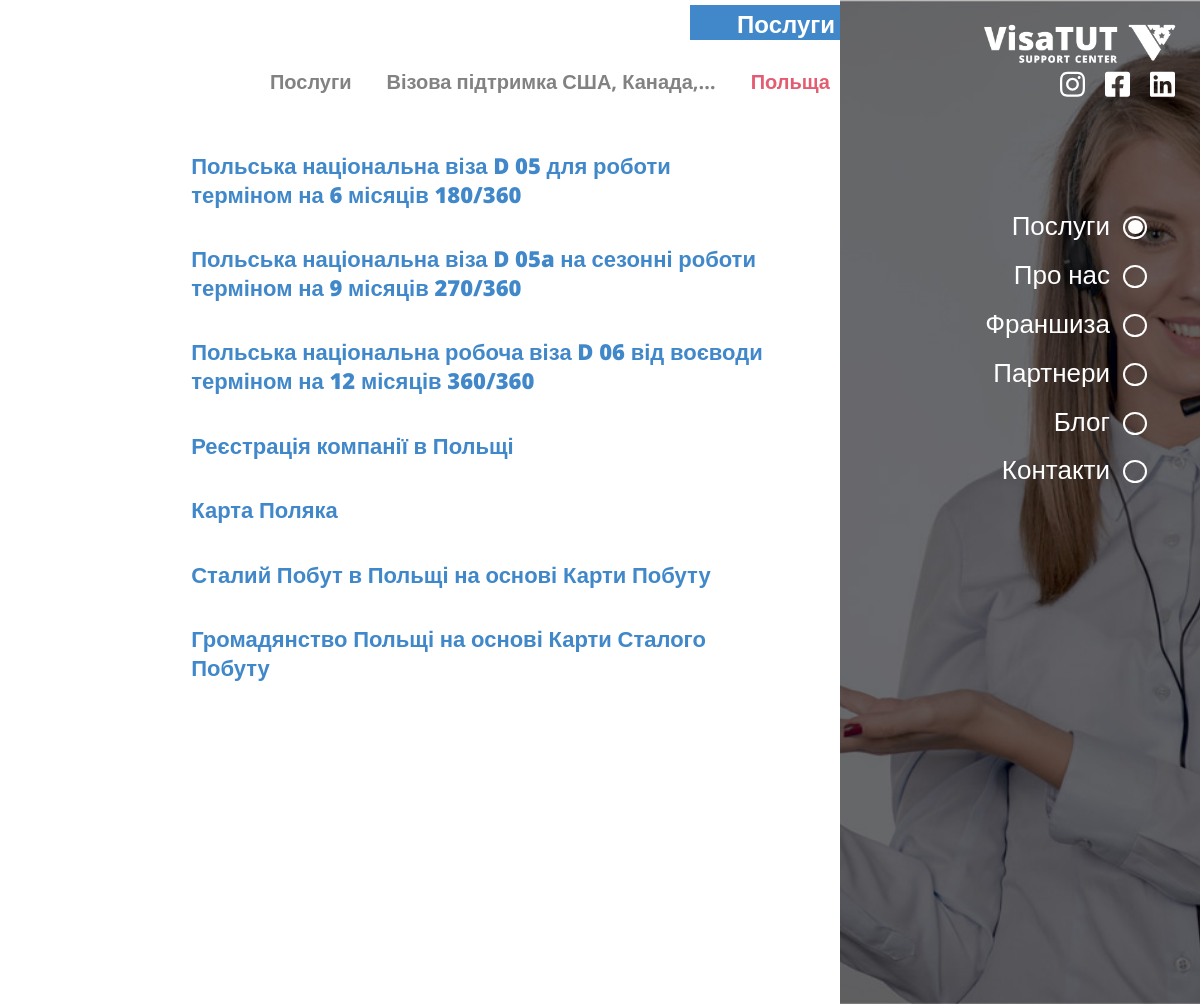
/services/2/2/, run on the app's committed database.
### project/service/models.py (models this page shows, shortened)
class ServiceCategory(MetaData):
    title           = models.CharField(verbose_name=('Назва'), max_length=255, blank=True, null=True)
    image       = models.ImageField(verbose_name=("Зображення"), blank=True, null=True, upload_to='service_category/')
    updated         = models.DateTimeField(verbose_name='Змінено', auto_now=True)
    def __str__(self):
        return f'{self.title}'
    class Meta:
        verbose_name = ('Категорія послуг')
        verbose_name_plural = ('Категорії послуг')

class Country(MetaData):
    title           = models.CharField(verbose_name=("Назва"), max_length=255, blank=True, null=True,)
    image           = models.ImageField(verbose_name=("Зображення"), blank=True, null=True, upload_to='country/')
    categories      = models.ManyToManyField(verbose_name=("Категорії послуг"), to='service.ServiceCategory', related_name='countries', blank=True)
    updated         = models.DateTimeField(verbose_name='Змінено', auto_now=True)
    class Meta:
        verbose_name = 'Країна'
        verbose_name_plural = 'Країни'

class Service(MetaData):
    title           = models.CharField(verbose_name=('Заголовок'), max_length=255, blank=True, null=True,)
    countries       = models.ForeignKey(verbose_name=("Країна"), to="service.Country", on_delete=models.CASCADE, related_name='services', blank=True, null=True)
    header          = models.TextField(verbose_name=("Підзаголовок"), blank=True, null=True, max_length=1000)
    advantages      = HTMLField(verbose_name=("Переваги"),            blank=True, null=True)
    procedure       = HTMLField(verbose_name=("Процедура відкриття"), blank=True, null=True)
    addition        = HTMLField(verbose_name=("Додаткові вимоги"),    blank=True, null=True)
    updated         = models.DateTimeField(verbose_name='Змінено', auto_now=True)
    class Meta:
        verbose_name = 'Послуга країни'
        verbose_name_plural = 'Послуги країн'

### project/views.py (the view)
# urls.py: path('services/<country_pk>/<service_category_pk>/',            services,     name='services'),
def services(request, country_pk, service_category_pk):
    country             = Country.objects.get(pk=country_pk)
    country_services    = Service.objects.filter(countries__id__in=[country.pk,])
    service_category    = ServiceCategory.objects.get(pk=service_category_pk)
    return render(request, 'services.html', locals())

### templates/services.html (shortened to what this page needs)
<!DOCTYPE html>
<html lang="en">
<head>
	<link rel="stylesheet" href="/static/css/jquery.fancybox.min.css">
	<link rel="stylesheet" href="/static/css/style.css?v=2">
</head>
<body class="services_fixed">
	<div class="nav-bar">
		<a class="logo_link" href="#">
			<div class="logo-wrap">
				<img src="/static/img/logo.png" alt="">
			</div>
		</a>
		<div class="hidden_nav-bar">
			<div data-index="2" data-menuanchor="secondPage" class="hidden_name slide psevdo_link">
				<div class="psevdo_point">
					<div class="psevdo_sub-point psevdo_sub-point_active">
					</div>
				</div>
				<a href="#secondPage">
					Послуги
				</a>
			</div>
			<div data-index="3" data-menuanchor="3thPage" class="hidden_name slide psevdo_link">
				<div class="psevdo_point">
					<div class="psevdo_sub-point">
					</div>
				</div>
				<a href="#3thPage">
					Про нас
				</a>
			</div>
			<div data-index="4" data-menuanchor="4thpage" class="hidden_name slide psevdo_link">
				<div class="psevdo_point">
					<div class="psevdo_sub-point">
					</div>
				</div>
				<a href="#4thpage">
					Франшиза
				</a>
			</div>
			<div data-index="5" data-menuanchor="5thpage" class="hidden_name slide psevdo_link">
				<div class="psevdo_point">
					<div class="psevdo_sub-point">
					</div>
				</div>
				<a href="#5thpage">
					Партнери
				</a>
			</div>
			<div data-index="6" data-menuanchor="6thpage" class="hidden_name slide psevdo_link">
				<div class="psevdo_point">
					<div class="psevdo_sub-point">
					</div>
				</div>
				<a href="#6thpage">
					Блог
				</a>
			</div>
			<div data-index="7" data-menuanchor="7thpage" class="hidden_name slide psevdo_link">
				<div class="psevdo_point">
					<div class="psevdo_sub-point">
					</div>
				</div>
				<a href="#7thpage">
					Контакти
				</a>
			</div>
		</div>
		  <div class="sociate-block">
			<div class="sociate-prof">
			</div>
			<div class="sociate-prof">
			</div>
			<div class="sociate-prof">
			</div>
		</div>
	</div>
		<section id="sect2" class="sect_name section sect2 services2">
			<div class="default-block">
				<div class="default-content">
					<div class="main__title">
						<h1 class="title_name">
							Послуги
						</h1>
					</div>
					<div class="mini-navigation-block">
						<div data-nav="nav1" data-scheme="101" class="nav_name nav_name_link nav_name_first">
							Послуги
						</div>
						<div data-scheme="{{ service_category.pk }}" class="nav_name nav_name_link">
							{{service_category|truncatechars_html:30}}
						</div>
						<div class="nav_name nav_name_active">
							{{ country.title|truncatechars_html:30 }}
						</div>
					</div>
					<div class="blog-block normalScroll">
					{% for service in country_services %}
						<a class="blog-prof_link" href="{% url 'service' country.pk service_category.pk service.pk %}">
							<div class="blog-prof">
								<div class="blog-img">
								</div>
								<div class="blog-text">
									<div class="blog__title">
										{{ service.title }}
									</div>
								</div>
							</div>
						</a>
					{% endfor %}
					</div>
				</div>
				<div class="default-image default-image-1">
				</div>
			</div>
		</section>
</body>
</html>

### static/css/style.css (style rules this page uses)
html { line-height:1.15;-webkit-text-size-adjust:100% }
body { margin:0 }
h1 { font-size:2em;margin:0.67em 0 }
a { background-color:transparent }
img { border-style:none }
@media (min-width: 996px) { body,html { overflow:hidden } }
.default-image { height:100vh }
.default-image-1 { background:url("../img/bg-2.jpg") no-repeat center top/cover }
.hidden_nav-bar { position:fixed;align-items:center;right:40px;top:300px;z-index:9999 }
.hidden_name { flex:1;color:#fff;font-size:26px;flex:1;text-align:right;margin-right:15px;cursor:pointer;margin-top:19px }
.hidden_name a { text-decoration:none;color:#fff }
body { position:relative }
.nav-bar { top:20px;right:20px;position:fixed;z-index:999 }
.logo-wrap { width:200px }
.logo-wrap img { width:100% }
.svg_soc { color:#fff;transform:all .2s;width:25px;cursor:pointer;margin-left:20px }
.sociate-block { display:flex;align-items:center;margin-left:60px }
.sociate-prof { transition:all .2s }
.sect_name { position:relative;height:100vh !important;overflow-x:hidden }
.logo_link { display:block;height:50px }
.sect2 { overflow:hidden }
.default-block { height:100vh;display:flex }
.default-content { background:#fff;position:relative;width:45%;overflow:hidden;transition:all .4s }
.default-image { width:55%;transition:all .4s }
.main__title { position:relative;display:flex;justify-content:flex-end }
.title_name { align-self:center;margin:0;color:#fff;text-align:right;font-size:1.5em;right:0;height:35px;width:150px;padding:5px 5px 0 0;background-color:#4088c9;color:#fff;text-align:right;font-size:1.5em;align-self:flex-end;margin-top:5px }
.mini-navigation-block { display:flex;align-items:center;justify-content:flex-end;margin:30px 0 }
.nav_name { cursor:pointer;color:#818281;font-size:20px;font-weight:700;text-align:center;transition:all .2s }
.nav_name_active { cursor:pointer;color:#e35c72;margin-right:10px }
@media (max-width: 1449px) { .default-content { width:60% } }
@media (max-width: 1449px) { .default-image { width:40% } }
.blog-block { display:flex;flex-direction:column;height:100%;overflow:auto;margin-top:10px;padding-bottom:60px }
.blog-prof { display:flex;align-items:center }
.blog-img { width:35% }
.blog-text { font-size:17px;line-height:1.3;color:#6c6a67;width:65%;text-align:left;font-weight:700;text-decoration:none;margin-left:20px }
.blog__title { width:100%;margin:0 auto;color:#4088c9;font-weight:800;font-size:22px;display:flex;flex-direction:column }
.services2 .default-content { width:70% }
.services2 .default-image { width:30% }
.services2 .blog-text { width:85% }
.services2 .blog-img { width:15% }
.services2 .blog-block { padding-bottom:150px }
.services2 .blog-prof { width:95%;margin:0 auto;padding:8px;margin-top:20px;transition:all .3s;cursor:pointer }
.services2 .blog-prof_link { text-decoration:none }
.services_fixed .blog-block { width:90%;height:70%;margin:0 auto }
.services_fixed .hidden_name { display:flex;align-items:center;flex-direction:row-reverse }
.services_fixed .psevdo_point { box-shadow:0 0 0 2px #fff;width:20px;height:19px;border-radius:50%;position:relative;display:flex;justify-content:center;align-self:center;margin-left:15px;margin-top:3px }
.services_fixed .psevdo_sub-point { width:16px;height:15px;align-self:center;border-radius:100%;display:inline-block;text-decoration:none;position:absolute }
.services_fixed .psevdo_sub-point_active { width:15px;height:14px;align-self:center;border-radius:100%;display:inline-block;text-decoration:none;position:absolute;color:#fff;background-color:#fff;top:2.5px;left:3px }
body { position:relative;padding:0;margin:0;font-family:'Open Sans', sans-serif;font-weight:400;background-color:#fff }
*,*:after,*:before { box-sizing:border-box }
.normalScroll { overflow:auto }

### data on the page
ServiceCategory: title "Візова підтримка США, Канада,…"
Country: title "Польща"
Service: title "Польська національна віза D 05 для роботи терміном на 6 місяців 180/360"
Service: title "Польська національна віза D 05a на сезонні роботи терміном на 9 місяців 270/360"
Service: title "Польська національна робоча віза D 06 від воєводи терміном на 12 місяців 360/360"
Service: title "Реєстрація компанії в Польщі"
Service: title "Карта Поляка"
Service: title "Сталий Побут в Польщі на основі Карти Побуту"
Service: title "Громадянство Польщі на основі Карти Сталого Побуту"
